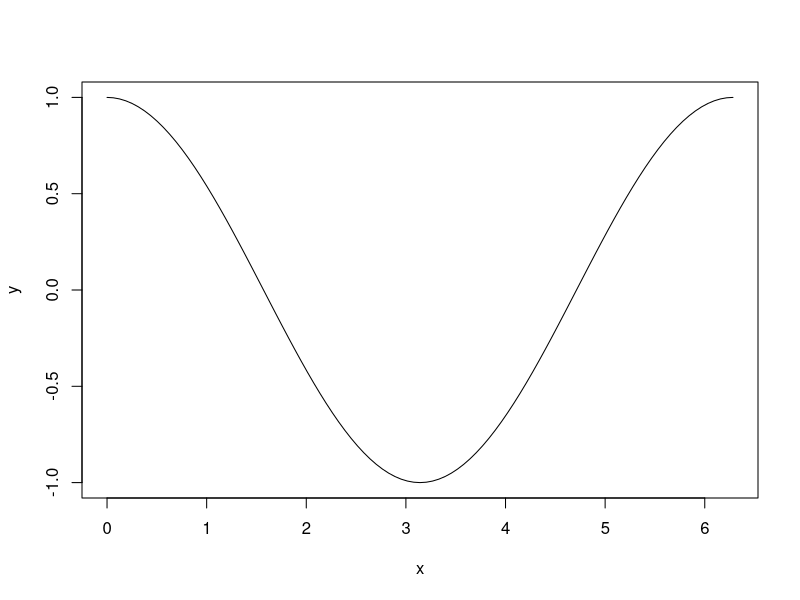

Write the R code that produced this figure. (Note: this script raises an error after producing the figure.)
search()

e1 <- new.env()
e1$x <- seq(0, 2 * pi, length.out = 101)
e1$y <- cos(e1$x)
plot(y ~ x, data = e1, type = "l", ylim = c(-1, 1)) # Formula interface

# Environments are not duplicated when copied as an exception.
ls(e1)
ls.str(e1)

environment(dplyr::filter)

e <- .GlobalEnv
while (TRUE) {
  str(e, give.attr = FALSE);
  e <- parent.env(e);
}

find("sd")

rbirthday <- function(n, nrep = 100) {
  s <- replicate(nrep, any(duplicated(sample(365, n, replace = TRUE))))
  phat <- mean(s)
  sdhat <- sd(s)
  return (environment())
}

e <- rbirthday(30)
ls.str(e)
parent.env(e)

# Environment can be changed too
environment(rbirthday) <- as.environment("package:stats")
e <- rbirthday(30)
ls.str(e)
parent.env(e)

environment(rbirthday) <- as.environment("package:base")
# Error as sd is not in base but in stats.
e <- rbirthday(30)
find("sd")
